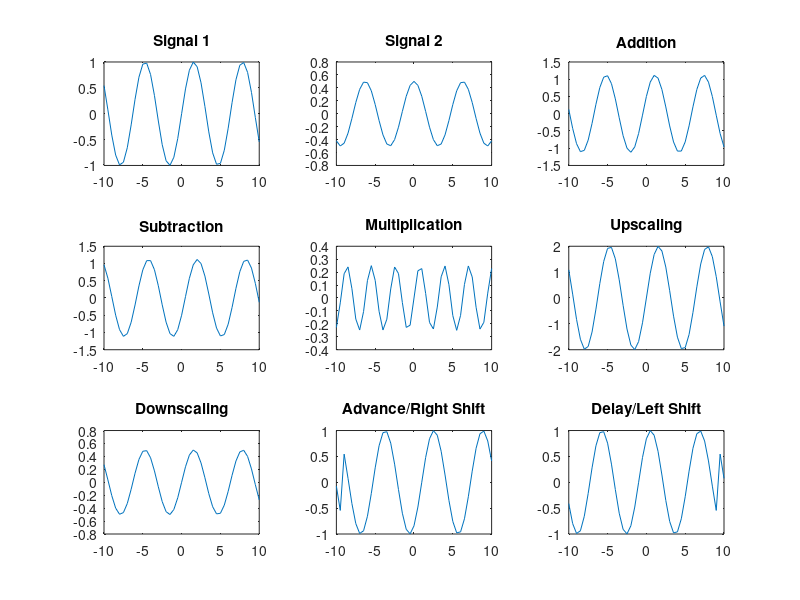

The MATLAB source for this figure:
t = -10:0.5:10;

signal1 = sin(t);
signal2 = 0.5 * cos(t);

addition_result = signal1 + signal2;

subtraction_result = signal1 - signal2;

multiplication_result = signal1 .* signal2;

upscaling_factor = 2;
downscaling_factor = 0.5;

upscaled_signal = upscaling_factor * signal1;
downscaled_signal = downscaling_factor * signal1;

shift_amount = 2;

advanced_signal = circshift(signal1, shift_amount);
delayed_signal = circshift(signal1, -shift_amount);

folded_signal = fliplr(signal1);
subplot(3, 3, 1);
plot(t, signal1);
title('Signal 1');

subplot(3, 3, 2);
plot(t, signal2);
title('Signal 2');

subplot(3, 3, 3);
plot(t, addition_result);
title('Addition');

subplot(3, 3, 4);
plot(t, subtraction_result);
title('Subtraction');

subplot(3, 3, 5);
plot(t, multiplication_result);
title('Multiplication');

subplot(3, 3, 6);
plot(t, upscaled_signal);
title('Upscaling');

subplot(3, 3, 7);
plot(t, downscaled_signal);
title('Downscaling');

subplot(3, 3, 8);
plot(t, advanced_signal);
title('Advance/Right Shift');

subplot(3, 3, 9);
plot(t, delayed_signal);
title('Delay/Left Shift');
